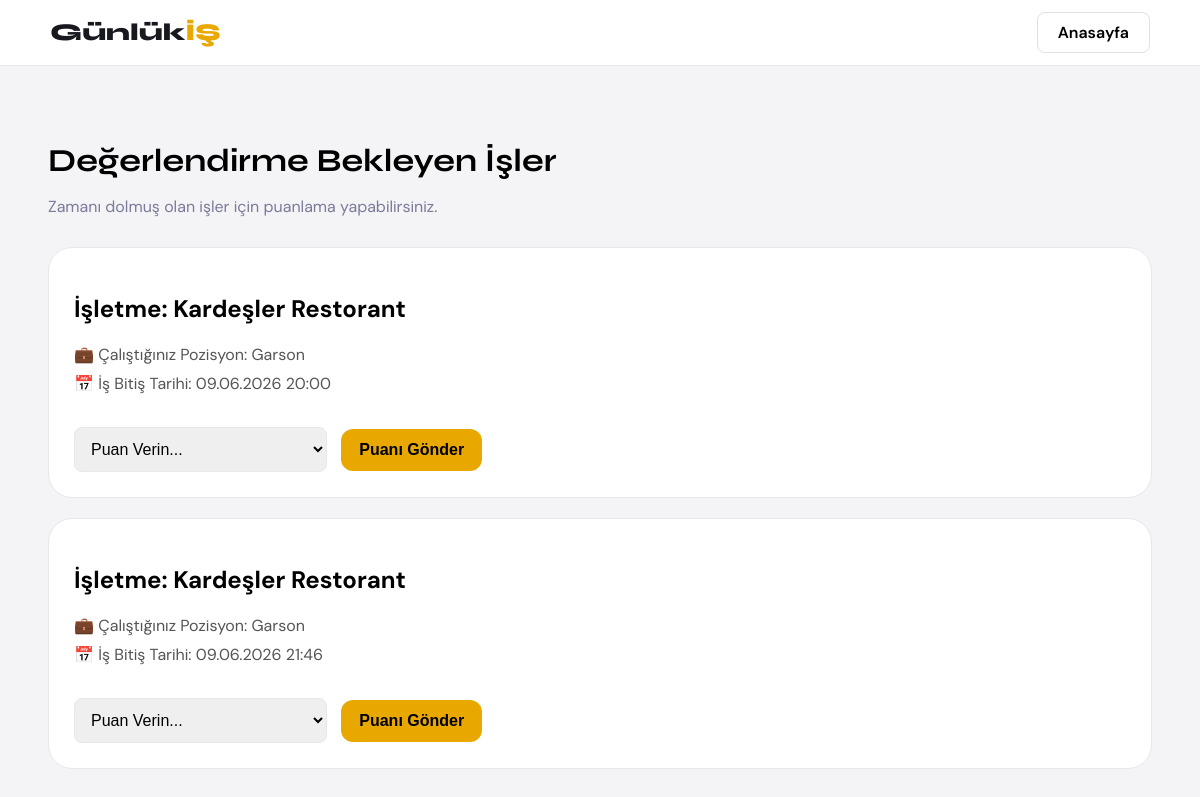
Page /puanla/ (signed in) on the committed database.
### main/models.py (models this page shows, shortened)
class Basvuru(models.Model):
    kullanici = models.ForeignKey(
        Kullanici,
        on_delete=models.CASCADE
    )
    ilan = models.ForeignKey(
        Ilan,
        on_delete=models.CASCADE
    )
    basvuru_tarihi = models.DateTimeField(
        auto_now_add=True
    )
    durum = models.CharField(
        max_length=30,
        default='Beklemede'
    )
    isletme_puanladi = models.BooleanField(default=False)
    calisan_puanladi = models.BooleanField(default=False)

class Ilan(models.Model):
    isletme = models.ForeignKey(
    Isletme,
    on_delete=models.CASCADE,
    null=True
)
    isletme_adi = models.CharField(max_length=200)
    isletme_tipi = models.CharField(max_length=100)
    pozisyon = models.CharField(max_length=150)
    is_tanimi = models.TextField()
    konum = models.CharField(max_length=150)
    yas_araligi = models.CharField(max_length=100)
    deneyim = models.CharField(max_length=150)
    cinsiyet = models.CharField(max_length=50)
    yemek = models.CharField(max_length=20)
    ulasim = models.CharField(max_length=20)
    sigorta = models.CharField(max_length=20)
    kisi_sayisi = models.IntegerField()
    baslangic_tarihi = models.DateTimeField()
    bitis_tarihi = models.DateTimeField()
    ucret = models.IntegerField()
    aktif_mi = models.BooleanField(default=True)

### main/views.py (the view)
# urls.py: path('puanla/', views.puanla_sayfasi, name='puanla_sayfasi'),
def puanla_sayfasi(request):
    kullanici_id = request.session.get('kullanici_id')
    if not kullanici_id:
        return redirect('/giris/')
    kullanici = Kullanici.objects.get(id=kullanici_id)
    simdi = timezone.now()
    if kullanici.hesap_turu == 'isletme':
        bekleyen_puanlamalar = Basvuru.objects.filter(
            ilan__isletme__kullanici=kullanici,
            durum='Onaylandı',
            ilan__bitis_tarihi__lt=simdi,
            isletme_puanladi=False
        ).order_by('-id')
    else:
        bekleyen_puanlamalar = Basvuru.objects.filter(
            kullanici=kullanici,
            durum='Onaylandı',
            ilan__bitis_tarihi__lt=simdi,
            calisan_puanladi=False
        ).order_by('-id')
    return render(request, 'puanla.html', {
        'bekleyen_puanlamalar': bekleyen_puanlamalar,
        'kullanici': kullanici
    })

### main/templates/puanla.html (shortened to what this page needs)
<!DOCTYPE html>
<html lang="tr">
<head>
</head>
<body>
<nav>
    <a href="/" class="logo">Günlük<span>İŞ</span></a>
    <div class="nav-btns">
        <a href="/">Anasayfa</a>
    </div>
</nav>
<h1>Değerlendirme Bekleyen İşler</h1>
<p style="color:#7a7a9a; margin-bottom:30px;">Zamanı dolmuş olan işler için puanlama yapabilirsiniz.</p>
{% for basvuru in bekleyen_puanlamalar %}
<div class="card">
    {% if kullanici.hesap_turu == 'isletme' %}
        <h2>Çalışan: {{ basvuru.kullanici.ad }} {{ basvuru.kullanici.soyad }}</h2>
        <div class="info">💼 İlan: {{ basvuru.ilan.pozisyon }}</div>
    {% else %}
        <h2>İşletme: {{ basvuru.ilan.isletme_adi }}</h2>
        <div class="info">💼 Çalıştığınız Pozisyon: {{ basvuru.ilan.pozisyon }}</div>
    {% endif %}
    <div class="info">📅 İş Bitiş Tarihi: {{ basvuru.ilan.bitis_tarihi|date:"d.m.Y H:i" }}</div>
    <form action="/puan-ver/{{ basvuru.id }}/" method="POST" style="margin-top: 20px;">
        <select name="puan" class="puan-select" required>
            <option value="" disabled selected>Puan Verin...</option>
        </select>
        <button type="submit" class="btn">Puanı Gönder</button>
    </form>
</div>
{% empty %}
<div class="card">
    <p>Şu anda tamamlanmış ve puanlama bekleyen bir işiniz bulunmuyor.</p>
</div>
{% endfor %}
</body>
</html>

### main/templates/puanla.html (style rules this page uses)
body { background:#f4f4f6; font-family:'DM Sans',sans-serif; padding:40px; margin-top: 80px; }
h1 { font-family:'Syne',sans-serif; margin-bottom:10px; }
.card { background:white; border-radius:24px; padding:25px; margin-bottom:20px; border:1px solid #e7e7ee; }
.info { margin:8px 0; color:#555; }
.btn { padding:12px 18px; border:none; border-radius:12px; cursor:pointer; font-weight:700; margin-top:15px; background:#e8a800; color:black; font-size:16px; }
.puan-select { padding: 12px; border-radius: 8px; border: 1px solid #e7e7ee; font-size: 16px; margin-right: 10px; outline: none; }
nav { background: white; border-bottom: 1px solid #e7e7ee; padding: 18px 50px; display: flex; align-items: center; justify-content: space-between; position: fixed; top: 0; left: 0; right: 0; z-index: 100; }
.logo { font-family: 'Syne', sans-serif; font-size: 24px; font-weight: 800; text-decoration: none; color: #18181f; }
.logo span { color: #e8a800; }
.nav-btns a { padding: 9px 20px; border-radius: 8px; border: 1px solid #e0e1e8; text-decoration: none; color: black; font-weight: 600; margin-left: 10px; }

### rows in the picture
Basvuru: ilan.isletme_adi "Kardeşler Restorant", ilan.pozisyon "Garson", ilan.bitis_tarihi "09.06.2026 20:00"
Basvuru: ilan.isletme_adi "Kardeşler Restorant", ilan.pozisyon "Garson", ilan.bitis_tarihi "09.06.2026 21:46"
